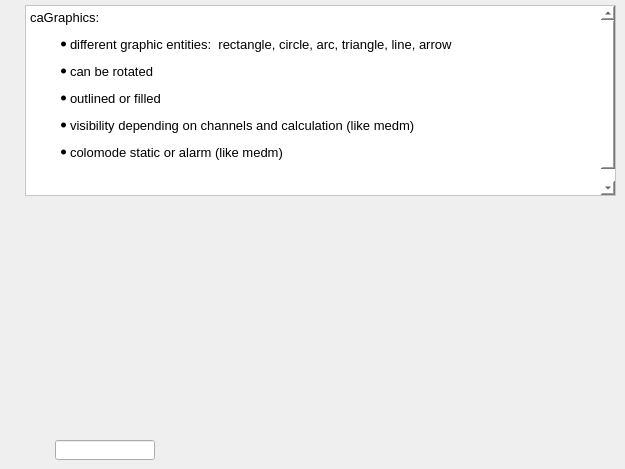
      <widget class="QWidget" name="tab_2">
       <attribute name="title">
        <string>caGraphics</string>
       </attribute>
       <widget class="caGraphics" name="cagraphics">
        <property name="geometry">
         <rect>
          <x>35</x>
          <y>270</y>
          <width>100</width>
          <height>100</height>
         </rect>
        </property>
        <property name="foreground">
         <color>
          <red>255</red>
          <green>0</green>
          <blue>0</blue>
         </color>
        </property>
        <property name="fillstyle" stdset="0">
         <enum>caGraphics::Filled</enum>
        </property>
        <property name="lineSize">
         <number>6</number>
        </property>
       </widget>
       <widget class="QTextEdit" name="textEdit_2">
        <property name="geometry">
         <rect>
          <x>25</x>
          <y>5</y>
          <width>591</width>
          <height>191</height>
         </rect>
        </property>
        <property name="styleSheet">
         <string notr="true">
QWidget {background: white;} </string>
        </property>
        <property name="html">
         <string>&lt;!DOCTYPE HTML PUBLIC &quot;-//W3C//DTD HTML 4.0//EN&quot; &quot;http://www.w3.org/TR/REC-html40/strict.dtd&quot;&gt;
&lt;html&gt;&lt;head&gt;&lt;meta name=&quot;qrichtext&quot; content=&quot;1&quot; /&gt;&lt;style type=&quot;text/css&quot;&gt;
p, li { white-space: pre-wrap; }
&lt;/style&gt;&lt;/head&gt;&lt;body style=&quot; font-family:'Sans Serif'; font-size:10pt; font-weight:400; font-style:normal;&quot;&gt;
&lt;p style=&quot; margin-top:0px; margin-bottom:0px; margin-left:0px; margin-right:0px; -qt-block-indent:0; text-indent:0px;&quot;&gt;caGraphics: &lt;/p&gt;
&lt;ul style=&quot;margin-top: 0px; margin-bottom: 0px; margin-left: 0px; margin-right: 0px; -qt-list-indent: 1;&quot;&gt;&lt;li style=&quot; margin-top:12px; margin-bottom:0px; margin-left:0px; margin-right:0px; -qt-block-indent:0; text-indent:0px;&quot;&gt;different graphic entities:  rectangle, circle, arc, triangle, line, arrow&lt;/li&gt;
&lt;li style=&quot; margin-top:12px; margin-bottom:0px; margin-left:0px; margin-right:0px; -qt-block-indent:0; text-indent:0px;&quot;&gt;can be rotated&lt;/li&gt;
&lt;li style=&quot; margin-top:12px; margin-bottom:0px; margin-left:0px; margin-right:0px; -qt-block-indent:0; text-indent:0px;&quot;&gt;outlined or filled&lt;/li&gt;
&lt;li style=&quot; margin-top:12px; margin-bottom:0px; margin-left:0px; margin-right:0px; -qt-block-indent:0; text-indent:0px;&quot;&gt;visibility depending on channels and calculation (like medm)&lt;/li&gt;
&lt;li style=&quot; margin-top:12px; margin-bottom:0px; margin-left:0px; margin-right:0px; -qt-block-indent:0; text-indent:0px;&quot;&gt;colomode static or alarm (like medm)&lt;/li&gt;&lt;/ul&gt;
&lt;p style=&quot;-qt-paragraph-type:empty; margin-top:0px; margin-bottom:0px; margin-left:0px; margin-right:0px; -qt-block-indent:0; text-indent:0px;&quot;&gt;&lt;br /&gt;&lt;/p&gt;
&lt;p style=&quot; margin-top:0px; margin-bottom:0px; margin-left:0px; margin-right:0px; -qt-block-indent:0; text-indent:0px;&quot;&gt;  &lt;/p&gt;
&lt;p style=&quot;-qt-paragraph-type:empty; margin-top:0px; margin-bottom:0px; margin-left:0px; margin-right:0px; -qt-block-indent:0; text-indent:0px;&quot;&gt;&lt;br /&gt;&lt;/p&gt;&lt;/body&gt;&lt;/html&gt;</string>
        </property>
       </widget>
       <widget class="caGraphics" name="cagraphics_2">
        <property name="geometry">
         <rect>
          <x>170</x>
          <y>240</y>
          <width>100</width>
          <height>100</height>
         </rect>
        </property>
        <property name="foreground">
         <color>
          <red>255</red>
          <green>0</green>
          <blue>0</blue>
         </color>
        </property>
        <property name="fillstyle" stdset="0">
         <enum>caGraphics::Filled</enum>
        </property>
        <property name="lineSize">
         <number>6</number>
        </property>
        <property name="tiltAngle">
         <number>45</number>
        </property>
       </widget>
       <widget class="caGraphics" name="cagraphics_3">
        <property name="geometry">
         <rect>
          <x>165</x>
          <y>360</y>
          <width>100</width>
          <height>100</height>
         </rect>
        </property>
        <property name="foreground">
         <color>
          <red>255</red>
          <green>0</green>
          <blue>0</blue>
         </color>
        </property>
        <property name="fillstyle" stdset="0">
         <enum>caGraphics::Filled</enum>
        </property>
        <property name="lineSize">
         <number>6</number>
        </property>
        <property name="colorMode">
         <enum>caGraphics::Alarm</enum>
        </property>
        <property name="visibility">
         <enum>caGraphics::Calc</enum>
        </property>
        <property name="visibilityCalc">
         <string notr="true">A&gt;1</string>
        </property>
        <property name="channel" stdset="0">
         <string notr="true">ACM:COUNT:1</string>
        </property>
       </widget>
       <widget class="caGraphics" name="cagraphics_4">
        <property name="geometry">
         <rect>
          <x>395</x>
          <y>260</y>
          <width>100</width>
          <height>51</height>
         </rect>
        </property>
        <property name="foreground">
         <color>
          <red>255</red>
          <green>0</green>
          <blue>0</blue>
         </color>
        </property>
        <property name="fillstyle" stdset="0">
         <enum>caGraphics::Filled</enum>
        </property>
        <property name="lineSize">
         <number>6</number>
        </property>
        <property name="form">
         <enum>caGraphics::Circle</enum>
        </property>
        <property name="tiltAngle">
         <number>45</number>
        </property>
       </widget>
       <widget class="caGraphics" name="cagraphics_5">
        <property name="geometry">
         <rect>
          <x>500</x>
          <y>235</y>
          <width>101</width>
          <height>86</height>
         </rect>
        </property>
        <property name="foreground">
         <color>
          <red>255</red>
          <green>0</green>
          <blue>0</blue>
         </color>
        </property>
        <property name="fillstyle" stdset="0">
         <enum>caGraphics::Filled</enum>
        </property>
        <property name="lineSize">
         <number>1</number>
        </property>
        <property name="form">
         <enum>caGraphics::Arc</enum>
        </property>
        <property name="tiltAngle">
         <number>45</number>
        </property>
       </widget>
       <widget class="caGraphics" name="cagraphics_6">
        <property name="geometry">
         <rect>
          <x>445</x>
          <y>375</y>
          <width>100</width>
          <height>51</height>
         </rect>
        </property>
        <property name="foreground">
         <color>
          <red>255</red>
          <green>0</green>
          <blue>0</blue>
         </color>
        </property>
        <property name="fillstyle" stdset="0">
         <enum>caGraphics::Filled</enum>
        </property>
        <property name="lineSize">
         <number>6</number>
        </property>
        <property name="form">
         <enum>caGraphics::Arrow</enum>
        </property>
        <property name="arrowSize">
         <number>18</number>
        </property>
        <property name="tiltAngle">
         <number>45</number>
        </property>
       </widget>
       <widget class="caGraphics" name="cagraphics_7">
        <property name="geometry">
         <rect>
          <x>335</x>
          <y>380</y>
          <width>100</width>
          <height>51</height>
         </rect>
        </property>
        <property name="foreground">
         <color>
          <red>255</red>
          <green>0</green>
          <blue>0</blue>
         </color>
        </property>
        <property name="fillstyle" stdset="0">
         <enum>caGraphics::Filled</enum>
        </property>
        <property name="lineSize">
         <number>2</number>
        </property>
        <property name="form">
         <enum>caGraphics::Arrow</enum>
        </property>
        <property name="arrowSize">
         <number>18</number>
        </property>
        <property name="tiltAngle">
         <number>45</number>
        </property>
       </widget>
       <widget class="caGraphics" name="cagraphics_8">
        <property name="geometry">
         <rect>
          <x>285</x>
          <y>255</y>
          <width>100</width>
          <height>51</height>
         </rect>
        </property>
        <property name="foreground">
         <color>
          <red>255</red>
          <green>0</green>
          <blue>0</blue>
         </color>
        </property>
        <property name="fillstyle" stdset="0">
         <enum>caGraphics::Filled</enum>
        </property>
        <property name="lineSize">
         <number>6</number>
        </property>
        <property name="form">
         <enum>caGraphics::Line</enum>
        </property>
        <property name="arrowSize">
         <number>18</number>
        </property>
        <property name="tiltAngle">
         <number>90</number>
        </property>
       </widget>
       <widget class="caGraphics" name="cagraphics_9">
        <property name="geometry">
         <rect>
          <x>500</x>
          <y>300</y>
          <width>100</width>
          <height>51</height>
         </rect>
        </property>
        <property name="foreground">
         <color>
          <red>255</red>
          <green>0</green>
          <blue>0</blue>
         </color>
        </property>
        <property name="fillstyle" stdset="0">
         <enum>caGraphics::Filled</enum>
        </property>
        <property name="lineSize">
         <number>3</number>
        </property>
        <property name="form">
         <enum>caGraphics::Line</enum>
        </property>
        <property name="arrowSize">
         <number>18</number>
        </property>
        <property name="tiltAngle">
         <number>0</number>
        </property>
       </widget>
       <widget class="caLineEdit" name="calineedit">
        <property name="geometry">
         <rect>
          <x>55</x>
          <y>440</y>
          <width>100</width>
          <height>20</height>
         </rect>
        </property>
        <property name="channel" stdset="0">
         <string notr="true">ACM:COUNT:1</string>
        </property>
        <property name="background">
         <color>
          <red>255</red>
          <green>255</green>
          <blue>255</blue>
         </color>
        </property>
        <property name="colorMode">
         <enum>caLineEdit::Static</enum>
        </property>
        <property name="precisionMode">
         <enum>caLineEdit::User</enum>
        </property>
        <property name="unitsEnabled">
         <bool>true</bool>
        </property>
       </widget>
      </widget>
